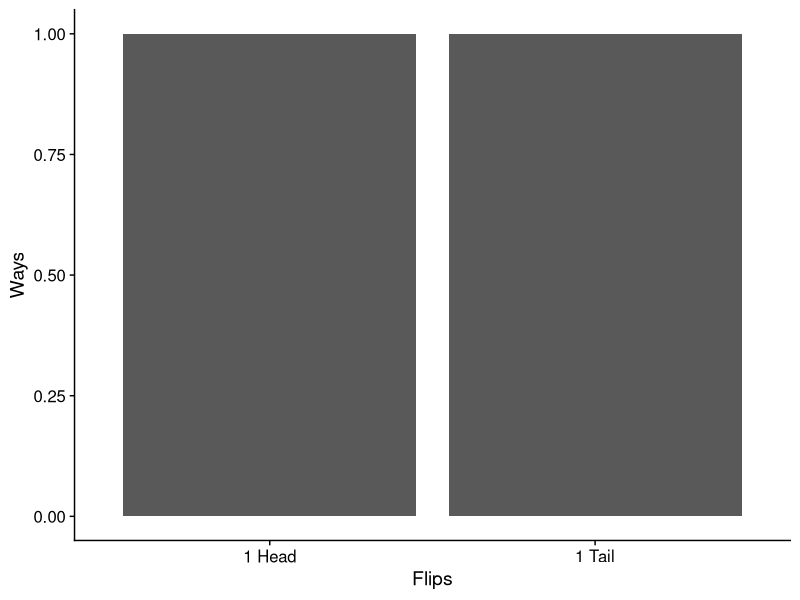
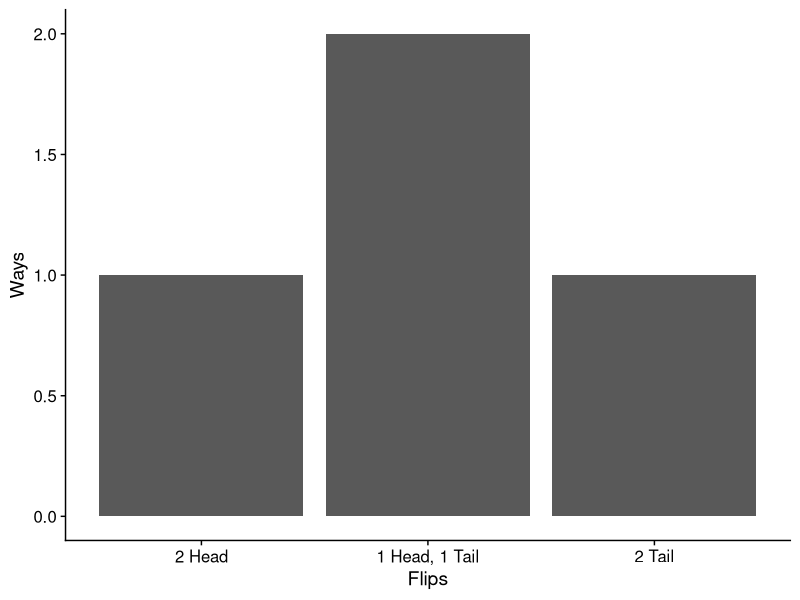
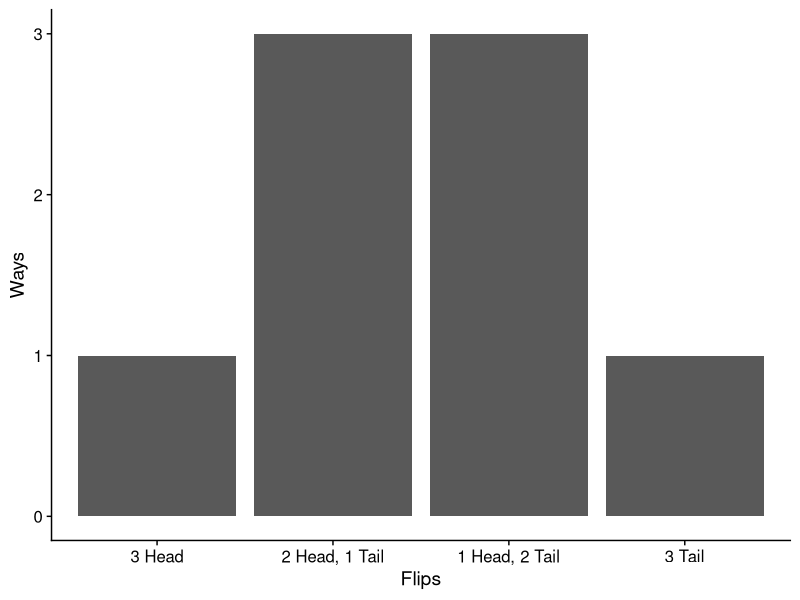
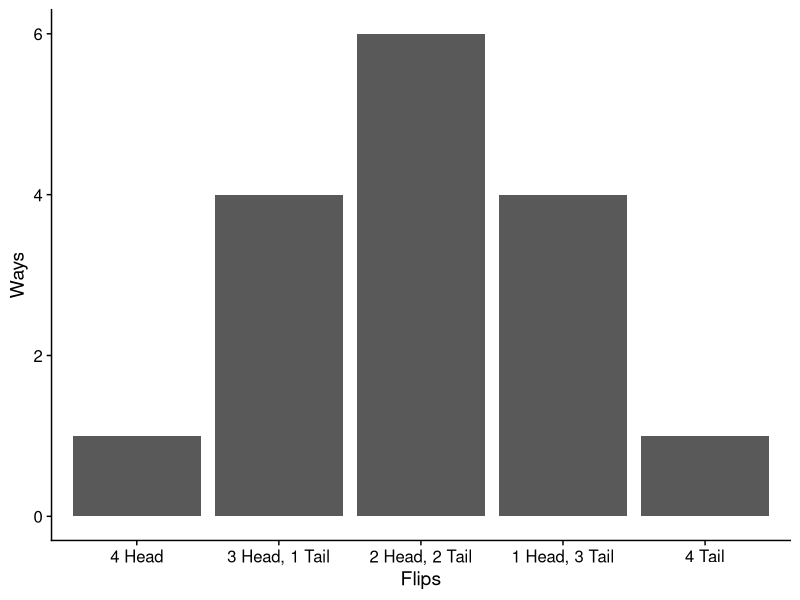
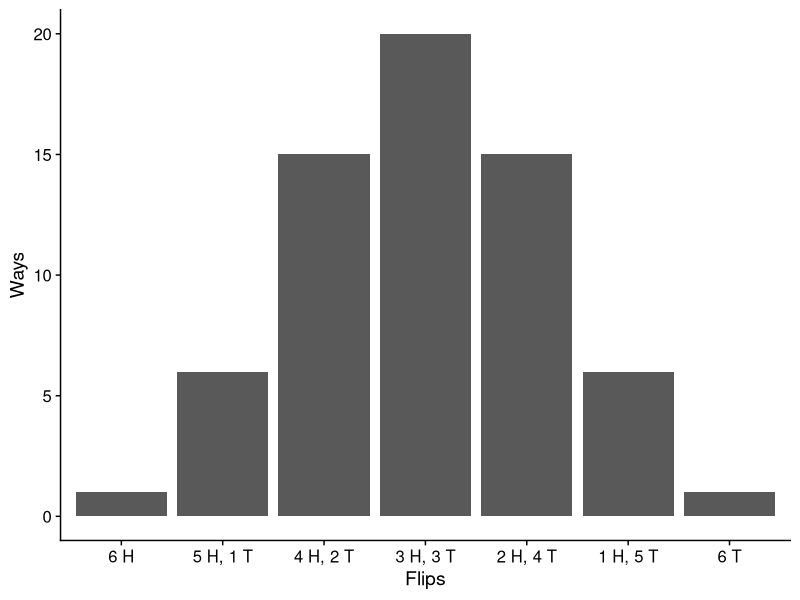

Reproduce these figures in R, in order.
## ---- chunk 1
#| echo: false
#| message: false

library(tidyverse)
library(readxl)
library(cowplot)
theme_set(theme_cowplot())
## ---- chunk 2
#| fig-height: 4
#| fig-alt: "Histogram showing 1 head and 1 tail have equal number of ways."

flip1 <- tibble(
  Ways = c(1, 1),
  Flips = c("1 Head", "1 Tail")
)

flip1 |> ggplot(aes(x = Flips, y = Ways)) + geom_bar(stat = "Identity")
## ---- chunk 3
#| fig-height: 3
#| fig-align: center
#| fig-alt: "Histogram showing the 1 head and 1 tail has more ways than 2 head or 2 tail."

flip2 <- tibble(
  Ways = c(1, 2, 1),
  Flips = c("2 Head", "1 Head, 1 Tail", "2 Tail")
) |>
  mutate(Flips = fct_inorder(Flips))

flip2 |> ggplot(aes(x = Flips, y = Ways)) + geom_bar(stat = "Identity")
## ---- chunk 4
#| fig-height: 3
#| fig-align: center
#| fig-alt: "Histogram showing the number of ways to get combinations of heads and tails for 3 flips."

flip3 <- tibble(
  Ways = c(1, 3, 3, 1),
  Flips = c("3 Head", "2 Head, 1 Tail", "1 Head, 2 Tail", "3 Tail")
) |>
  mutate(Flips = fct_inorder(Flips))

flip3 |> ggplot(aes(x = Flips, y = Ways)) + geom_bar(stat = "Identity")
## ---- chunk 5
#| fig-height: 3
#| fig-align: center
#| fig-alt: "Histogram showing the number of ways to get combinations of heads and tails for 4 flips."

flip4 <- tibble(
  Ways = c(1, 4, 6, 4, 1),
  Flips = c(
    "4 Head",
    "3 Head, 1 Tail",
    "2 Head, 2 Tail",
    "1 Head, 3 Tail",
    "4 Tail"
  )
) |>
  mutate(Flips = fct_inorder(Flips))

flip4 |> ggplot(aes(x = Flips, y = Ways)) + geom_bar(stat = "Identity")
## ---- chunk 6
#| fig-align: center
#| fig-alt: "Histogram showing the number of ways to get combinations of heads and tails for 6 flips."

flip6 <- tibble(
  Ways = c(1, 6, 15, 20, 15, 6, 1),
  Flips = c(
    "6 H",
    "5 H, 1 T",
    "4 H, 2 T",
    "3 H, 3 T",
    "2 H, 4 T",
    "1 H, 5 T",
    "6 T"
  )
) |>
  mutate(Flips = fct_inorder(Flips))

flip6 |> ggplot(aes(x = Flips, y = Ways)) + geom_bar(stat = "Identity")
## ---- chunk 7
#| echo: true

0.25^10
dbinom(x = 0, size = 10, prob = 0.75)
## ---- chunk 8
#| echo: true

0.75^10
dbinom(x = 10, size = 10, prob = 0.75)
## ---- chunk 9
#| echo: true

dbinom(x = 5, size = 10, prob = 0.75)
## ---- chunk 10
#| echo: true

dbinom(x = 5:10, size = 10, prob = 0.75)
## ---- chunk 11
#| echo: true

sum(dbinom(x = 5:10, size = 10, prob = 0.75))
## ---- chunk 12
#| echo: true

sum(dbinom(1:3, 3, prob = 0.75))
